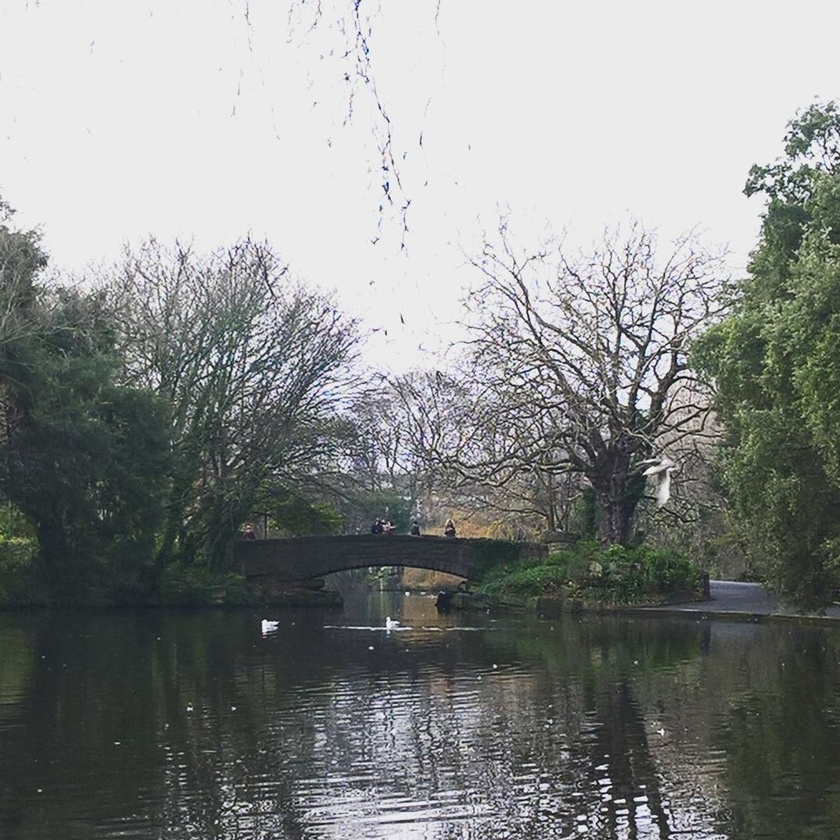
#> input picture paisagemPropria.jpg, 840 x 840 px, shrunk from 1080 x 1080 before the run, found by its file name
$ python sobel.py
#> lines starting #> are read from the running program, lines starting #| are printed output that depends on the picture
from PIL import Image
from PIL import ImageFilter
import math
from random import randrange

# Obtendo Imagem Original
imagem_original = Image.open("paisagemPropria.jpg")
#> imagem_original is the input picture: PIL image 840x840 RGB; mean R, G, B 134.3, 137.2, 135.5
# Convertendo Imagem Original para o modo RGB
imagem = imagem_original.convert('RGB')
#imagem.show()
#print(imagem.format, imagem.size, imagem.mode)

# Obtendo tamanho das componentes x, y
# Image.width e Image.height
largura, altura = imagem.size
#> largura = 840; altura = 840

# Escala de Cinza {
def cinza():
    print("Processando escala de cinza...")
    # Percorrendo Matriz de Pixels
    for x in range(largura):
        for y in range(altura):
            # Obtendo componente RGB do pixel atual
            R, G, B = imagem.getpixel((x, y))
            # Aplicando o padrão de vídeo digital ITU-R 601-2
            L = int((R * 299/1000) + (G * 587/1000) + (B * 114/1000))
            imagem.putpixel((x, y), (L, L, L))
    # Exibindo imagem modificada
    imagem.show()
#}
#cinza()

# Sobel {
def sobel():
    print("Processando operador de sobel...")
    #Convertendo imagem para tons de cinza
    cinza()
    # Percorrendo Matriz de Pixels
    for x in range(1, largura - 2):
        for y in range(1, largura - 2):
            # Obtendo componentes RGB da mascara (3x3)
            R0, G0, B0 = imagem.getpixel((x - 1, y - 1))
            R1, G1, B1 = imagem.getpixel((x, y - 1))
            R2, G2, B2 = imagem.getpixel((x + 1, y - 1))
            R3, G3, B3 = imagem.getpixel((x - 1, y))
            R4, G4, B4 = imagem.getpixel((x, y))
            R5, G5, B5 = imagem.getpixel((x + 1, y))
            R6, G6, B6 = imagem.getpixel((x - 1, y + 1))
            R7, G7, B7 = imagem.getpixel((x, y + 1))
            R8, G8, B8 = imagem.getpixel((x + 1, y + 1))
            # Convolução (mascara horizontal)
            eixo_x = (-1 * R0) + (1 * R2) + (-2 * R3) + (2 * R5) + (-1 * R6) + (1 * R8)
            #eixo_x = eixo_x / 4
            # Convolução (mascara vertica)
            eixo_y = (-1 * R0) + (-2 * R1) + (-1 * R2) + (1 * R6) + (2 * R7) + (1 * R8)
            #eixo_y = eixo_x / 4
            # Obtendo valor de gradiente
            gradiente = math.sqrt((eixo_x ** 2) + (eixo_y ** 2))
            # Modificando componentes RGB do pixel atual
            imagem.putpixel((x, y), (int(gradiente), int(gradiente), int(gradiente)))
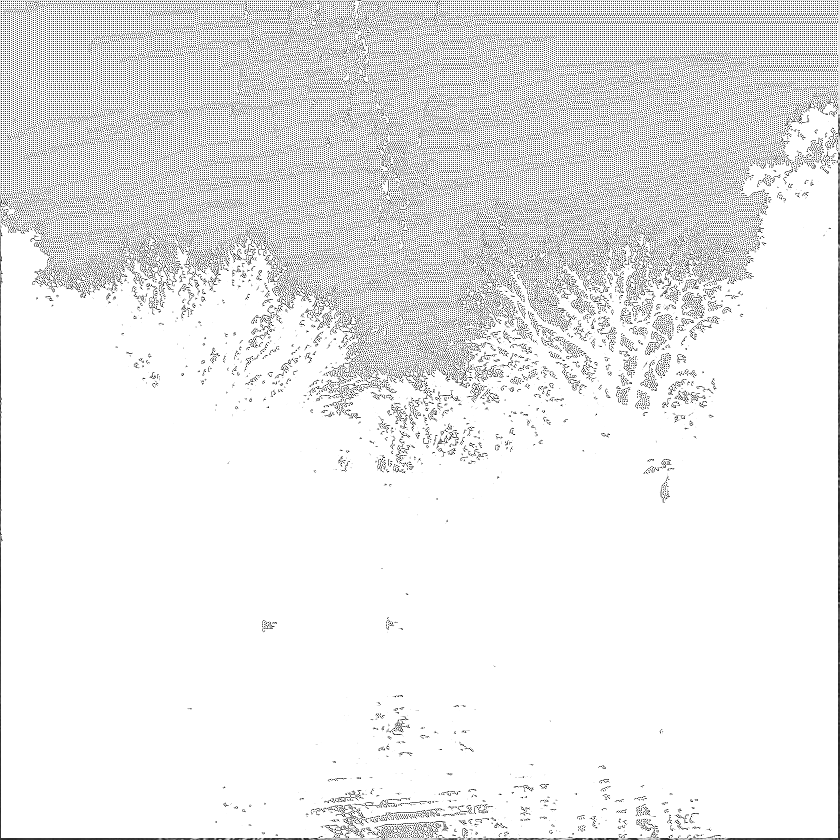
#> imagem: PIL image 840x840 RGB; min 0, max 255, mean 233.7
    # Exibindo imagem modificada
    imagem.show()
#}
sobel()
